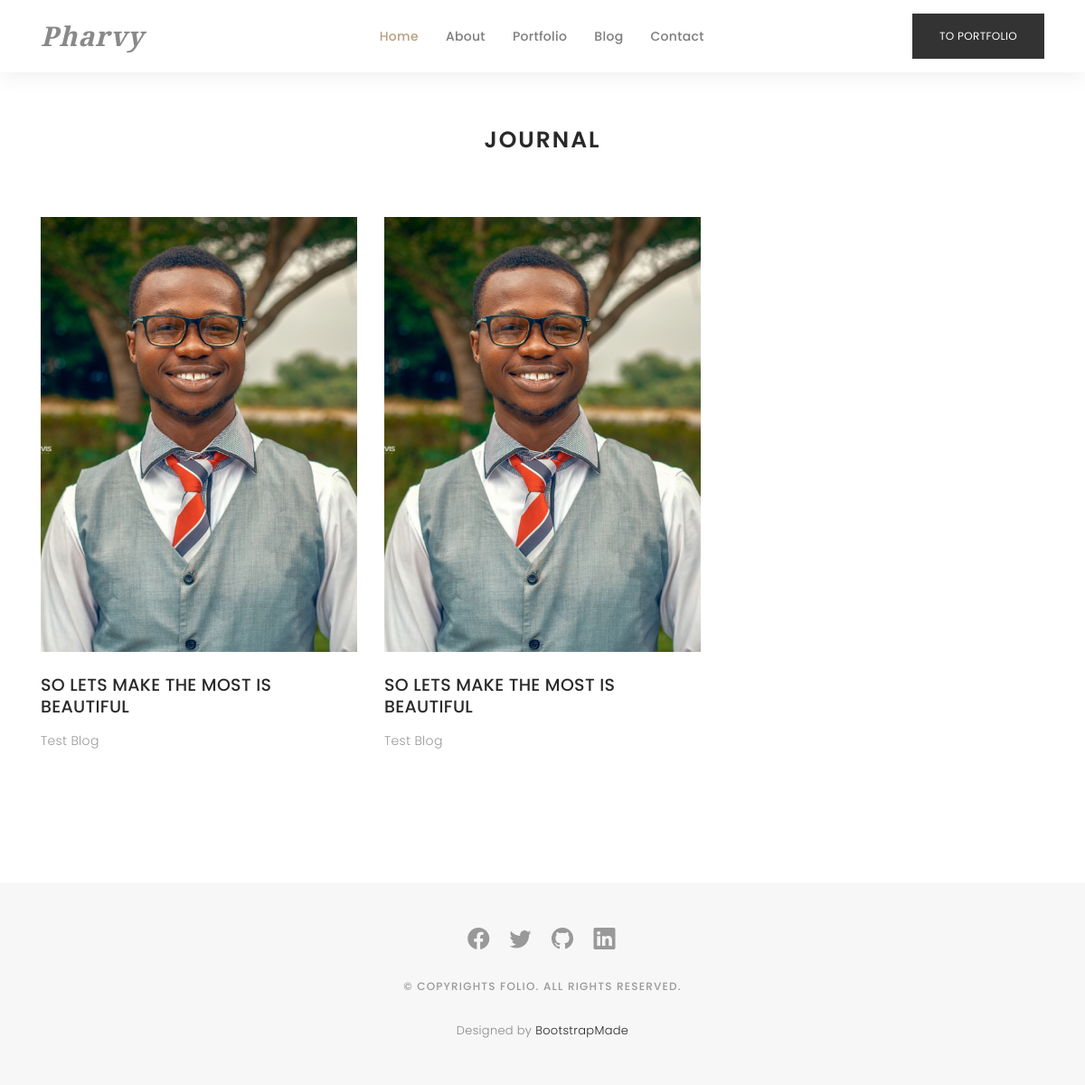
Screenshot of /blog/ with the database file from the repository.
### portfolio/models.py (models this page shows, shortened)
class Blog(models.Model):
    headline = models.CharField(max_length=200)
    sub_headline = models.CharField(max_length=200, null=True, blank=True)
    thumbnail = models.ImageField(blank=True, null=True, upload_to="images/")
    author = models.CharField(max_length=200, null=True, default="Ukasoanya Favour C.")
    body = RichTextUploadingField(null=True, blank=True)
    date_created = models.DateTimeField(auto_now_add=True, null=True)
    active = models.BooleanField(default=False)
    tags = models.ManyToManyField(BlogTag)

### portfolio/views.py (the view)
# urls.py: 2. Add a URL to urlpatterns:  path('blog/', include('blog.urls'))
def blog(request):
    blogs = Blog.objects.filter(active=True).order_by("-id")
    context = {'blogs': blogs}
    return render(request, 'portfolio/blog_grid.html', context=context)

### portfolio/templates/portfolio/blog_grid.html
{% extends "portfolio/base.html" %}
{% load static %}
{% block content %}
    {% include 'portfolio/navbar2.html' %}
    <main id="main">
    <div id="journal-blog" class="text-left  paddsections">
      <div class="container">
        <div class="section-title text-center">
          <h2>journal</h2>
        </div>
      </div>
      <div class="container">
        <div class="journal-block">
          <div class="row">
            {% for blog in blogs %}
            <div class="col-lg-4 col-md-6">
              <div class="journal-info mb-30">
                <a href="{% url 'get-blog' blog.id %}"><img src="{{blog.thumbnail.url}}" class="img-responsive" alt="img"></a>
                <div class="journal-txt">
                  <h4><a href="{% url 'get-blog' blog.id %}">{{blog.headline}}</a></h4>
                  <p class="separator">{{blog.sub_headline}}</p>
                </div>
              </div>
            </div>
            {% empty %}
            <div class="text-center">
              <p>Nothing to show yet, come back at a later time</p>
            </div>
            {% endfor %}
          </div>
        </div>
      </div>
    </div>
    </main>
{% endblock %}

### static/css/style.css (style rules this page uses)
body { background: #ffffff; color: #898989; font-family: "Poppins", helvetica; font-size: 15px; font-weight: 300; line-height: 20px; letter-spacing: 0.02em; overflow-x: hidden; margin: 0 auto; padding: 0; box-sizing: border-box; }
h1, h2, h3, h4, h5, h6 { margin: 0; }
h2 { color: #292929; font-weight: 600; }
h4 { color: #292929; font-size: 14px; font-weight: 600; }
a { color: #292929; text-decoration: none !important; transition: all 0.5s ease-in-out 0s; }
p { margin: 25px 0; padding: 0; font-size: 15px; color: #999999; line-height: 28px; }
.section-title { margin-bottom: 70px; }
.section-title h2 { font-size: 25px; letter-spacing: 2px; text-transform: uppercase; }
.paddsections { padding-top: 90px; padding-bottom: 90px !important; }
.mb-30 { margin-bottom: 30px; }
#journal, #journal-blog { height: auto; width: 100%; background: #f7f7f7; padding-bottom: 60px; position: relative; }
#journal-blog { background: #fff; padding-bottom: 30px; }
.journal-block .journal-info img { max-width: 100%; }
.journal-block .journal-info .journal-txt { padding: 25px 0px; position: relative; }
.journal-block .journal-info .journal-txt h4 a { display: block; font-size: 19px; line-height: 24px; margin: 0 0 13px 0; font-weight: 500; color: #292929; transition: all 0.5s ease-in-out 0s; }
.journal-block .journal-info .journal-txt p { margin: 0; font-size: 14px; line-height: 24px; }
#journal-blog { padding-top: 140px; }
.journal-txt h4 a { display: block; font-size: 19px; line-height: 24px; margin: 0 0 13px 0; font-weight: 500; color: #292929; transition: all 0.5s ease-in-out 0s; }

### rows the page displays
Blog: thumbnail (picture), headline "SO LETS MAKE THE MOST IS BEAUTIFUL", sub_headline "Test Blog"
Blog: thumbnail (picture), headline "SO LETS MAKE THE MOST IS BEAUTIFUL", sub_headline "Test Blog"
